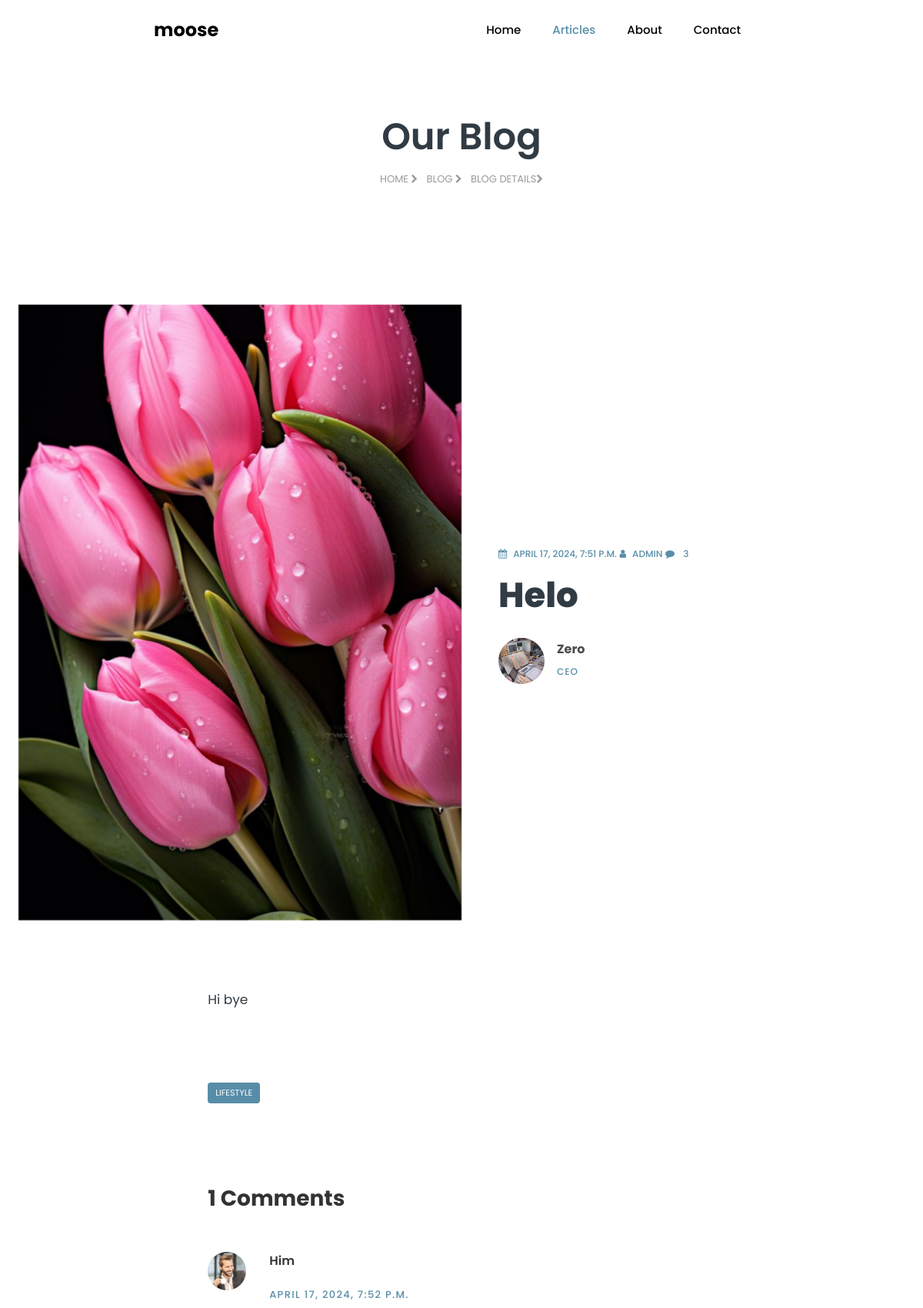
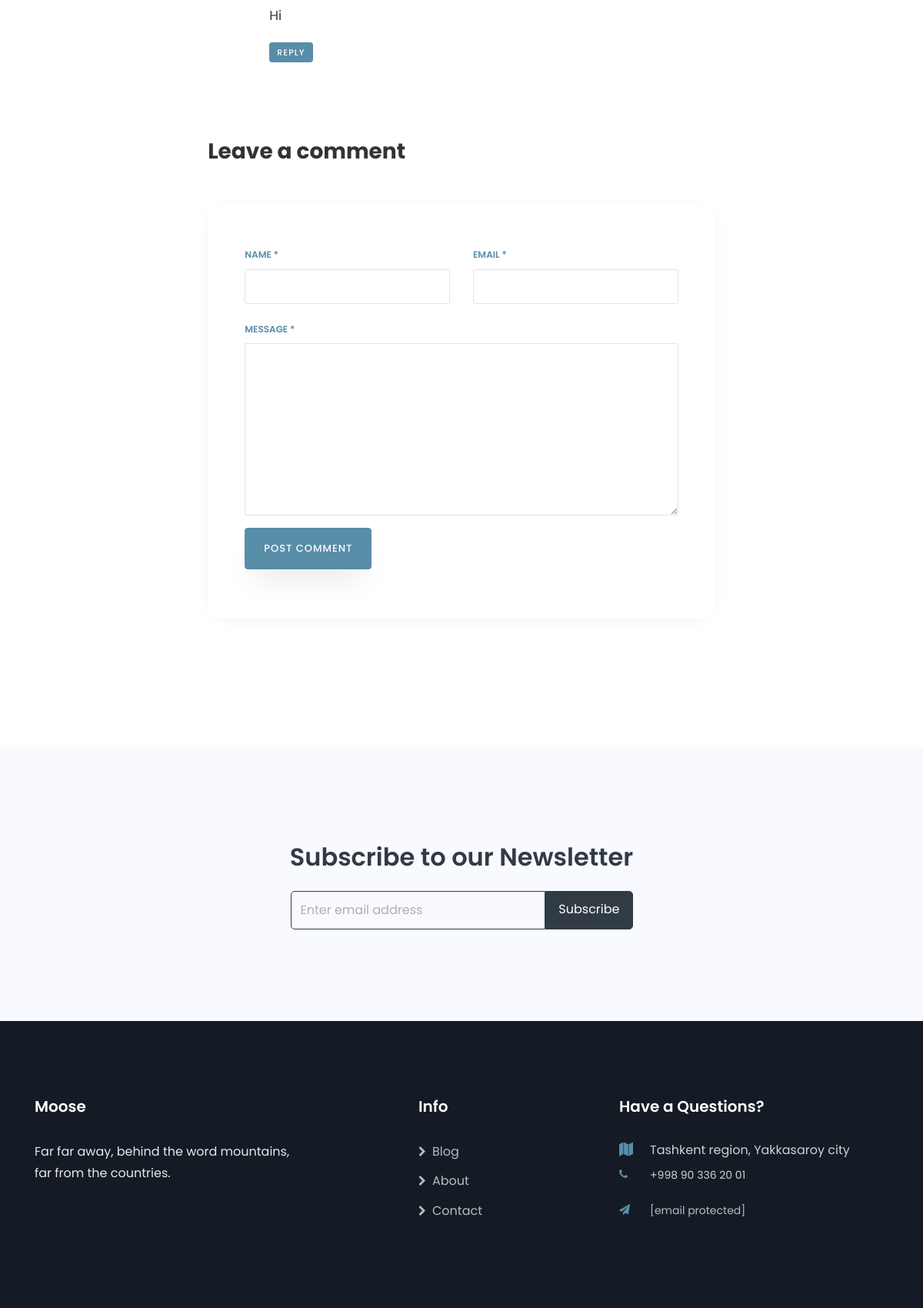
Page /blog/1/ (upper part) on the committed database (2 pictures, top to bottom).
### blog/models.py (models this page shows, shortened)
class Post(models.Model):
    title = models.CharField(max_length=120)
    category = models.ForeignKey(Category, on_delete=models.CASCADE, null=True, blank=True)
    image = models.ImageField(upload_to='posts/', blank=True, null=True)
    author_image = models.ImageField(upload_to='authors/', blank=True, null=True)
    view_count = models.IntegerField(default=0)
    description = RichTextField()
    author = models.CharField(max_length=50)
    job_title = models.CharField(max_length=100)
    is_published = models.BooleanField(default=True)
    created_at = models.DateTimeField(auto_now_add=True)
    update_at = models.DateTimeField(auto_now=True)

class Category(models.Model):
    name = models.CharField(max_length=50)
    created_at = models.DateTimeField(auto_now_add=True)
    update_at = models.DateTimeField(auto_now=True)

class Comment(models.Model):
    full_name = models.CharField(max_length=50)
    post = models.ForeignKey(Post, on_delete=models.CASCADE, null=True, blank=True)
    email = models.EmailField()
    message = models.TextField()
    is_visible = models.BooleanField(default=True)
    created_at = models.DateTimeField(auto_now_add=True)
    update_at = models.DateTimeField(auto_now=True)

### blog/views.py (the view)
# urls.py: path('blog/<int:pk>/', blog_details_view),
def blog_details_view(request, pk):
    post = Post.objects.get(id=pk)
    comments = Comment.objects.filter(post_id=pk, is_visible=True)
    d = {
        'post': post,
        'comments': comments,
        'comments_count': len(comments),
        'blog': 'active'
    }
    if request.method == 'POST':
        data = request.POST
        obj = Comment.objects.create(full_name=data['full_name'], email=data['email'],
                                     message=data['message'], post_id=pk)
        obj.save()
        return redirect(f'/blog/{pk}')
    post.view_count += 1
    post.save(update_fields=['view_count'])
    return render(request, 'blog-single.html', context=d)

### templates/blog-single.html (shortened to what this page needs)
{% extends 'layouts/base.html'  %}
{% load static %}
{% block content %}
<section class="hero-wrap hero-wrap-2">
    <div class="container">
        <div class="row no-gutters slider-text align-items-center justify-content-center">
            <div class="col-md-9 text-center ftco-animate pt-5">
                <h1 class="mb-3 bread">Our Blog</h1>
                <p class="breadcrumbs"><span class="mr-2"><a href="index.html">Home <i class="fa fa-chevron-right"></i></a></span>
                    <span class="mr-2"><a href="blog.html">Blog <i class="fa fa-chevron-right"></i></a></span> <span>Blog Details<i
                            class="fa fa-chevron-right"></i></span></p>
            </div>
        </div>
    </div>
</section>
<section class="ftco-section">
    <div class="container-fluid px-md-4">
        <div class="row no-gutters">
            <div class="col-md-12 blog-wrap">
                <div class="row no-gutters align-items-center">
                    <div class="col-md-6 img img-blog js-fullheight" style="background-image: url({{ post.image.url }});">
                    </div>
                    <div class="col-md-6">
                        <div class="text p-md-5 py-5 px-4 ftco-animate">
                            <p class="meta">
                                <a href="#"><span class="fa fa-calendar mr-2"></span>{{ post.created_at }}</a>
                                <a href="#"><span class="fa fa-user mr-2"></span>Admin</a>
                                <a href="#" class="meta-chat"><span class="fa fa-comment mr-2"></span> 3</a>
                            </p>
                            <h2 class="mb-4"><a href="blog-single.html">{{ post.title }}</a></h2>
                            <div class="icon d-flex align-items-center">
                                <div class="img" style="background-image: url({{ post.author_image.url }});"></div>
                                <div class="position pl-3">
                                    <h4 class="mb-0">{{ post.author }}</h4>
                                    <span>{{ post.job_title }}</span>
                                </div>
                            </div>
                        </div>
                    </div>
                </div>
                <div class="row justify-content-center pt-4 py-md-5">
                    <div class="col-md-7">
                        <div class="py-4">
                            <p>
                                {{ post.description | safe }}
                            </p>
                        </div>
                        <div class="tag-widget post-tag-container mb-5 mt-5">
                            <div class="tagcloud">
                                <a href="/blog/?cat={{ post.category.id }}" class="tag-cloud-link">{{ post.category.name }}</a>
                            </div>
                        </div>
                        <div class="comment-post py-5">
                            <h3 class="mb-5">{{ comments_count }} Comments</h3>
                            <ul class="comment-list">
                                {% for comment in comments %}
                                <li class="comment">
                                    <div class="vcard bio">
                                        <img src="{% static 'images/person_1.jpg' %}" alt="Image placeholder">
                                    </div>
                                    <div class="comment-body">
                                        <h3>{{ comment.full_name }}</h3>
                                        <div class="meta">{{ comment.created_at }}</div>
                                        <p>{{ comment.message }}</p>
                                        <p><a href="#" class="reply">Reply</a></p>
                                    </div>
                                </li>
                                {% endfor %}
                            </ul>
                        </div>
                        <div class="comment-form-wrap pt-5">
                            <h3 class="mb-5">Leave a comment</h3>
                            <form method="post" class="p-5 comment-form">
                                <div class="row">
                                    <div class="col-md-6">
                                        <div class="form-group">
                                            <label for="name">Name *</label>
                                            <input name="full_name" type="text" class="form-control" id="name">
                                        </div>
                                    </div>
                                    <div class="col-md-6">
                                        <div class="form-group">
                                            <label for="email">Email *</label>
                                            <input name="email" type="email" class="form-control" id="email">
                                        </div>
                                    </div>
                                    <div class="col-md-12">
                                        <div class="form-group">
                                            <label for="message">Message *</label>
                                            <textarea name="message" id="message" cols="30" rows="10"
                                                      class="form-control"></textarea>
                                        </div>
                                    </div>
                                    <div class="col-md-12">
                                        <div class="form-group">
                                            <input type="submit" value="Post Comment" class="btn py-3 px-4 btn-primary">
                                        </div>
                                    </div>
                                </div>
                            </form>
                        </div>
                    </div>
                </div>
            </div>
        </div>
    </div>
</section>
<section class="ftco-intro ftco-section bg-light">
    <div class="container">
        <div class="row justify-content-center">
            <div class="col-md-12 text-center">
                <h2>Subscribe to our Newsletter</h2>
                <div class="row justify-content-center">
                    <div class="col-md-5">
                        <form action="#" class="subscribe-form">
                            <div class="form-group d-flex">
                                <input type="text" class="form-control" placeholder="Enter email address">
                                <input type="submit" value="Subscribe" class="submit px-3">
                            </div>
                        </form>
                    </div>
                </div>
            </div>
        </div>
    </div>
</section>
{% endblock %}

### templates/layouts/base.html (shortened to what this page needs)
<!DOCTYPE html>
<html lang="en">
{% load static %}
<head>
    <link rel="stylesheet" href="https://stackpath.bootstrapcdn.com/font-awesome/4.7.0/css/font-awesome.min.css">
    <link rel="stylesheet" href="{% static 'css/animate.css' %}">
    <link rel="stylesheet" href="{% static 'css/owl.carousel.min.css' %}">
    <link rel="stylesheet" href="{% static 'css/owl.theme.default.min.css' %}">
    <link rel="stylesheet" href="{% static 'css/magnific-popup.css' %}">
    <link rel="stylesheet" href="{% static 'css/flaticon.css' %}">
    <link rel="stylesheet" href="{% static 'css/style.css' %}">
</head>
<body>
<nav class="navbar navbar-expand-lg navbar-dark ftco_navbar bg-dark ftco-navbar-light" id="ftco-navbar">
    <div class="container">
        <a class="navbar-brand" href="/">moose</a>
        <div class="collapse navbar-collapse" id="ftco-nav">
            <ul class="navbar-nav ml-auto">
                <li class="nav-item {{ home }}"><a href="/" class="nav-link">Home</a></li>
                <li class="nav-item {{ blog }}"><a href="/blog" class="nav-link">Articles</a></li>
                <li class="nav-item {{ about }}"><a href="/about" class="nav-link">About</a></li>
                <li class="nav-item {{ contact }}"><a href="/contact" class="nav-link">Contact</a></li>
            </ul>
        </div>
    </div>
</nav>
{% block content %}
{% endblock %}
<footer class="ftco-footer">
    <div class="container">
        <div class="row mb-5 justify-content-between">
            <div class="col-sm-12 col-md-4">
                <div class="ftco-footer-widget mb-4">
                    <h2 class="ftco-heading-2 logo"><a href="#">Moose</a></h2>
                    <p>Far far away, behind the word mountains, far from the countries.</p>
                    <ul class="ftco-footer-social list-unstyled mt-2">
                    </ul>
                </div>
            </div>
            <div class="col-sm-12 col-md-2">
                <div class="ftco-footer-widget mb-4 ml-md-4">
                    <h2 class="ftco-heading-2">Info</h2>
                    <ul class="list-unstyled">
                        <li><a href="/blog"><span class="fa fa-chevron-right mr-2"></span>Blog</a></li>
                        <li><a href="/about"><span class="fa fa-chevron-right mr-2"></span>About</a></li>
                        <li><a href="/contact"><span class="fa fa-chevron-right mr-2"></span>Contact</a></li>
                    </ul>
                </div>
            </div>
            <div class="col-sm-12 col-md-4">
                <div class="ftco-footer-widget mb-4">
                    <h2 class="ftco-heading-2">Have a Questions?</h2>
                    <div class="block-23 mb-3">
                        <ul>
                            <li><span class="icon fa fa-map marker"></span><span class="text">Tashkent region, Yakkasaroy city</span>
                            </li>
                            <li><a href="#"><span class="icon fa fa-phone"></span><span
                                    class="text">+998 90 336 20 01 </span></a></li>
                            <li><a href="#"><span class="icon fa fa-paper-plane pr-4"></span><span class="text"><span
                                    class="__cf_email__" data-cfemail="2f464149406f56405a5d4b40424e4641014c4042">[email&#160;protected]</span></span></a>
                            </li>
                        </ul>
                    </div>
                </div>
            </div>
        </div>
    </div>
    <div class="container-fluid px-0 py-5 bg-black">
    </div>
</footer>
</body>
</html>

### rows in the picture
Post: image (picture), created_at "APRIL 17, 2024, 7:51 P.M.", title "Helo", author_image (picture), author "Zero", job_title "CEO", description "Hi bye", category.name "LIFESTYLE"
Comment: full_name "Him", created_at "APRIL 17, 2024, 7:52 P.M.", message "Hi"

### other values in the picture
{{ comments_count }} "1"
